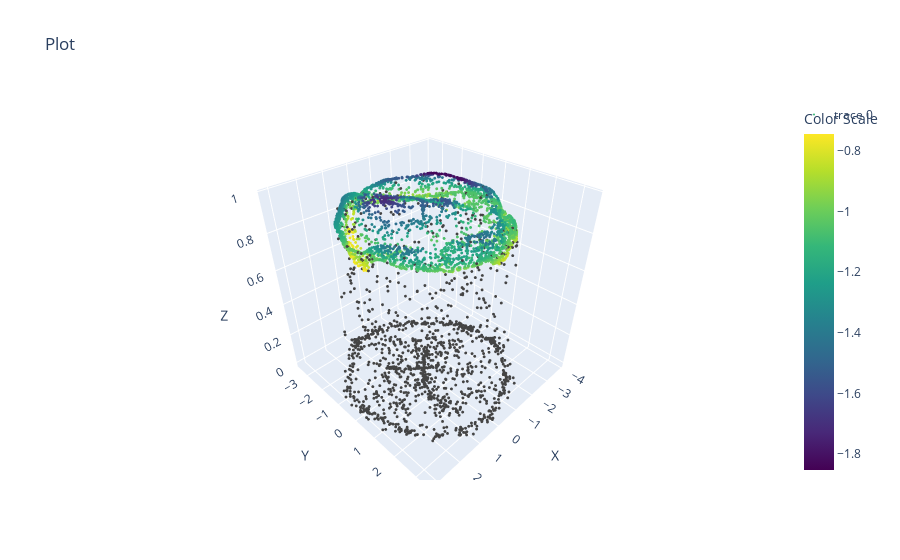

Notebook code cell kept with this figure:
### Code cell
ofm_emb = ofm(x_disc).detach()
logit = discriminator(x)[:,0].detach()
scatter(ofm_emb, logit)

### Figure 1 — Plotly figure (JSON) as saved in the notebook; plotly's stock layout.template omitted (floating-point values rounded to 4 significant figures; data arrays with more than 128 entries replaced by an {"elided": "..."} marker saying what was removed)
{"data": [{"marker": {"color": {"elided": "3056 float values"}, "colorbar": {"title": {"text": "Color Scale"}}, "colorscale": [[0, "#440154"], [0.1111, "#482878"], [0.2222, "#3e4989"], [0.3333, "#31688e"], [0.4444, "#26828e"], [0.5556, "#1f9e89"], [0.6667, "#35b779"], [0.7778, "#6ece58"], [0.8889, "#b5de2b"], [1, "#fde725"]], "opacity": 1, "size": 1}, "mode": "markers", "type": "scatter3d", "x": {"elided": "5500 float values"}, "y": {"elided": "5500 float values"}, "z": {"elided": "5500 float values"}}], "layout": {"scene": {"xaxis": {"title": {"text": "X"}}, "yaxis": {"title": {"text": "Y"}}, "zaxis": {"title": {"text": "Z"}}}, "showlegend": true, "title": {"text": "Plot"}}}
